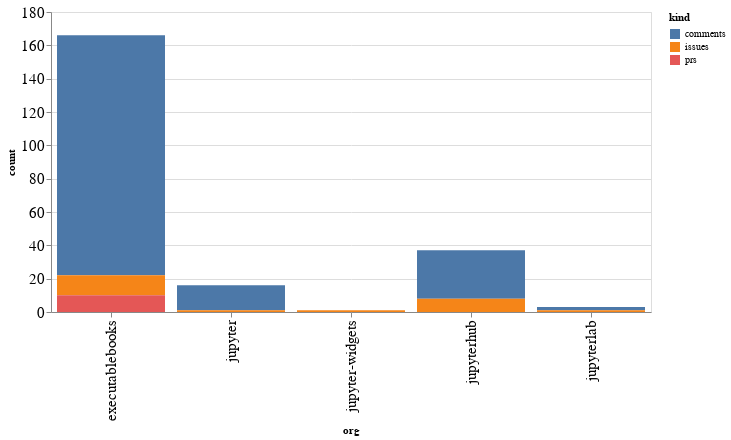

This figure's notebook cell:
### Code cell
alt.Chart(org_summaries, width=600).mark_bar().encode(
    x='org',
    y='count',
    color='kind',
    tooltip="org"
)

### Figure 1 — Vega-Lite specification as saved in the notebook (floating-point values rounded to 4 significant figures)
{"config": {"axisLeft": {"labelFontSize": 15}, "axisBottom": {"labelFontSize": 15}}, "data": {"name": "data-16dc4f807e9d3998e49dbf9919e03d1a"}, "mark": "bar", "encoding": {"color": {"type": "nominal", "field": "kind"}, "tooltip": {"type": "nominal", "field": "org"}, "x": {"type": "nominal", "field": "org"}, "y": {"type": "quantitative", "field": "count"}}, "width": 600, "$schema": "https://vega.github.io/schema/vega-lite/v4.8.1.json", "datasets": {"data-16dc4f807e9d3998e49dbf9919e03d1a": [{"org": "executablebooks", "kind": "comments", "count": 144}, {"org": "executablebooks", "kind": "issues", "count": 12}, {"org": "executablebooks", "kind": "prs", "count": 10}, {"org": "jupyter", "kind": "comments", "count": 15}, {"org": "jupyter", "kind": "issues", "count": 1}, {"org": "jupyter-widgets", "kind": "issues", "count": 1}, {"org": "jupyterhub", "kind": "comments", "count": 29}, {"org": "jupyterhub", "kind": "issues", "count": 8}, {"org": "jupyterlab", "kind": "comments", "count": 2}, {"org": "jupyterlab", "kind": "issues", "count": 1}]}}
